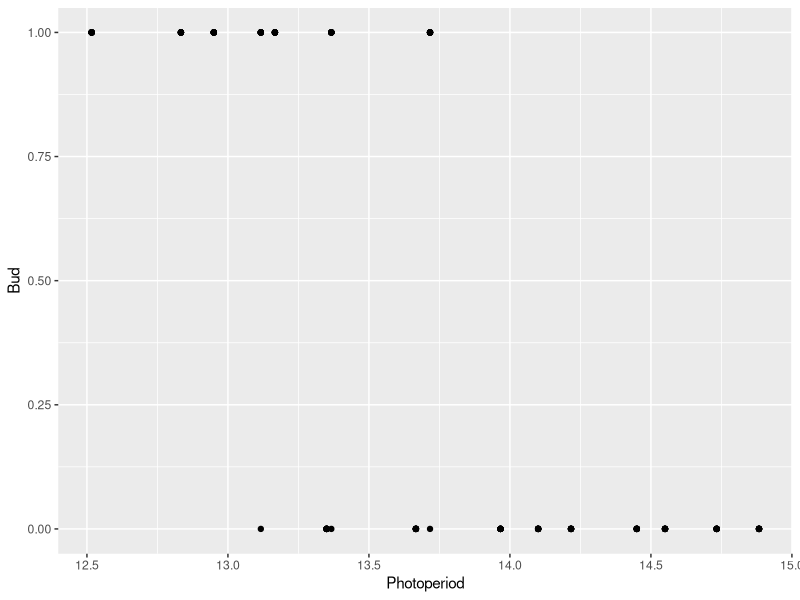
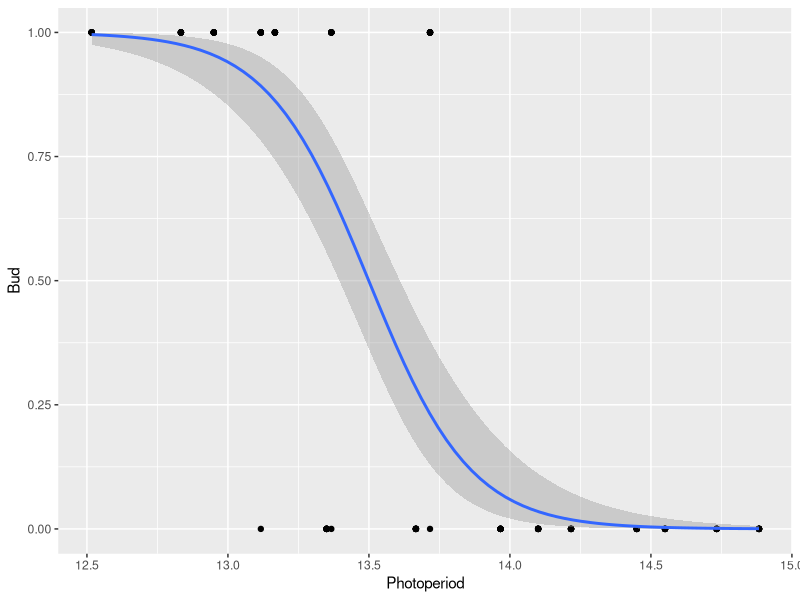
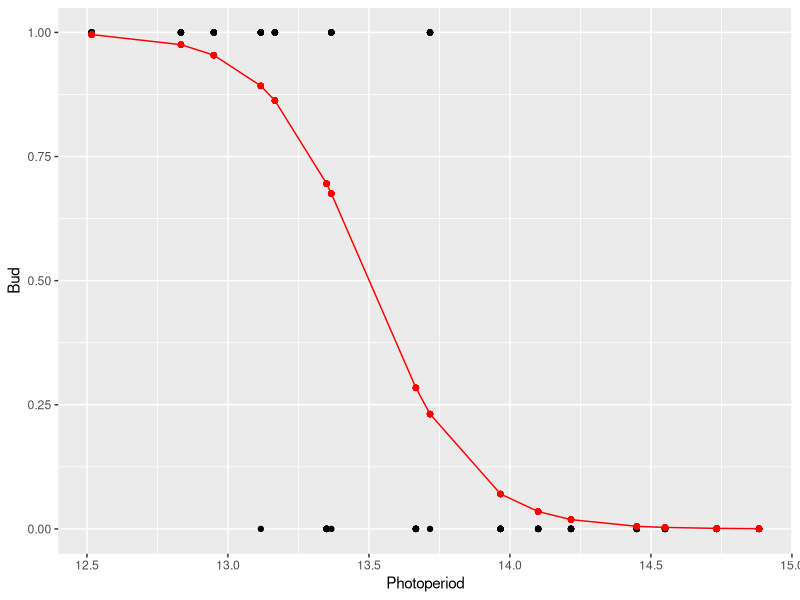
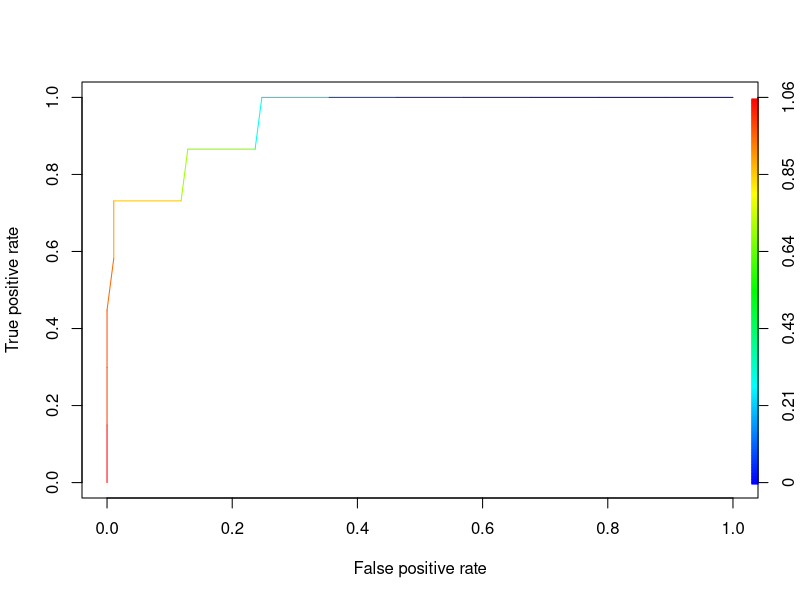
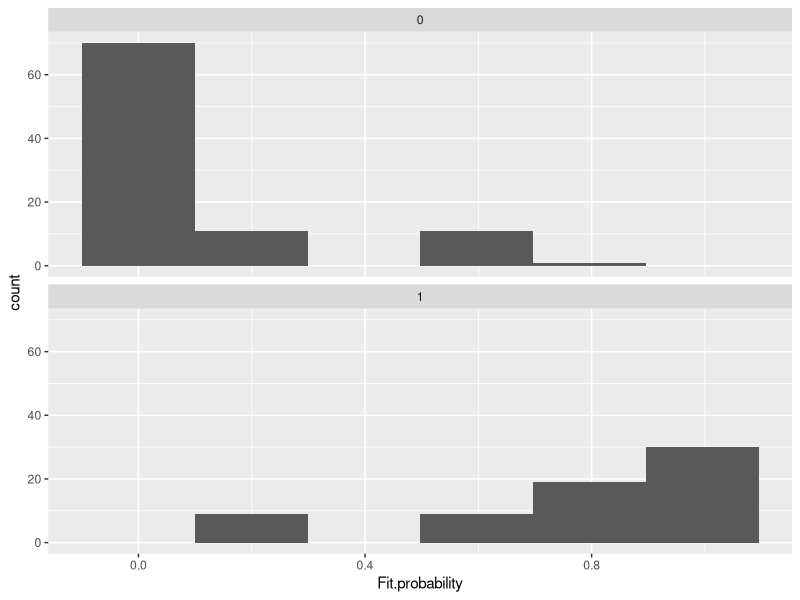

Write R code to recreate these figures, in order.
library(tidyverse)
library(ROCR)

# read CSV:
( violets <- read_csv("datasets/violets.csv", col_types=cols()) %>% 
    select(Year:Day,Photoperiod:`Bud counts`))

( chasm <- violets %>% 
    filter(`Bud type`=="Chasmogamous") %>% 
    mutate(Bud = as.numeric((`Bud counts` > 0)) ) %>% 
    select(Photoperiod,Bud) )
( g <- ggplot(chasm, aes(Photoperiod, Bud)) + geom_point() )
# #ggsave("../images/chasm.png", device="png")

chasm %>% summarize(Total=n(), With.buds = sum(Bud), Percentage = mean(Bud))

( pi.hat <- mean( chasm$Bud ) )
( chasm <- chasm %>% mutate(Null.probability = (pi.hat^Bud)*(1-pi.hat)^(1-Bud) ) )
( null.likelihood <- prod( chasm$Null.probability ) )
( null.deviance <- -2*log( null.likelihood ) )

( null.fit <- glm(Bud ~ 1, data = chasm, family=binomial) )
# summary( null.fit )

( chasm.fit <- glm(Bud ~ Photoperiod, data = chasm, family=binomial) )
summary( chasm.fit )
link <- family(chasm.fit)$link
linkinv <- family(chasm.fit)$linkinv

new <- tibble( Photoperiod = c(13,13.5,14))
responses <- predict( chasm.fit, new, type="response" )
links <- predict( chasm.fit, new, type="link", se.fit=TRUE )
(predictions <- tibble( Photoperiod = new$Photoperiod ) %>%
    mutate( Response = responses ) %>% 
    mutate( Link = links$fit ) %>% 
    mutate( Link.SE = links$se.fit ))
( predictions <- predictions %>% 
    mutate( Link.lwr = Link - 1.96*Link.SE ) %>% 
    mutate( Link.upr = Link + 1.96*Link.SE ) )
( predictions <- predictions %>% 
    mutate( Response.lwr = linkinv(Link.lwr) ) %>% 
    mutate( Response.upr = linkinv(Link.upr) ) ) 
ggplot(chasm,aes(Photoperiod,Bud))+geom_point()+geom_smooth(method="glm",method.args = list(family = "binomial"))
#ggsave("../images/chasm_fit_ci.png",device="png")

vcov(chasm.fit)

( chasm <- chasm %>% mutate(Fit.probability = chasm.fit$fitted.values) )
g + geom_point(data=chasm,aes(Photoperiod,Fit.probability),color="red") + 
  geom_line(data=chasm,aes(Photoperiod,Fit.probability),color="red")
# #ggsave("../images/chasm_fit.png",device="png")

( chasm <- chasm %>% mutate(Classifier = as.numeric(Photoperiod < 13.5 ) ) )
classifier.table <- table( chasm$Bud, chasm$Classifier )
colnames(classifier.table)=c("Bud not predicted","Bud predicted")
rownames(classifier.table)=c("Bud not observed","Bud observed")
classifier.table
mean( chasm$Bud != chasm$Classifier)
mean( chasm$Bud == chasm$Classifier)

chasm <- chasm %>% mutate(Classifier = as.numeric(Fit.probability > .90 ) )
classifier.table <- table( chasm$Bud, chasm$Classifier ) 
colnames(classifier.table)=c("Bud not predicted","Bud predicted")
rownames(classifier.table)=c("Bud not observed","Bud observed")
classifier.table
mean( chasm$Bud != chasm$Classifier)

chasm <- chasm %>% mutate(Classifier = as.numeric(Fit.probability > .05 ) )
classifier.table <- table( chasm$Bud, chasm$Classifier )
colnames(classifier.table)=c("Bud not predicted","Bud predicted")
rownames(classifier.table)=c("Bud not observed","Bud observed")
classifier.table
mean( chasm$Bud != chasm$Classifier)

pred <- prediction(chasm$Fit.probability, chasm$Bud)
perf <- performance(pred,"tpr","fpr")
plot(perf, colorize=TRUE )
auc <- performance( pred, "auc")
auc@y.values[[1]]

( counts <- chasm %>% group_by(Photoperiod) %>% summarize(N = n(), Observed = sum(Bud), Expected = mean(Fit.probability)*n(), .groups="drop"  ) )
# round( as.data.frame(counts), 3 )

chasm <- chasm %>% 
  mutate( Likelihood = (Fit.probability^Bud)*(1-Fit.probability)^(1-Bud))
( max.likelihood <- prod( chasm$Likelihood ) )
max.likelihood / null.likelihood
log( max.likelihood )
( residual.deviance <- -2*log(max.likelihood) ) 

( G2 <- -2*log(null.likelihood / max.likelihood) )
2*log(max.likelihood / null.likelihood) 
chasm.fit$null.deviance - chasm.fit$deviance
pchisq(G2, df=1, lower.tail=FALSE)

( R2.M <- 1 - (chasm.fit$deviance / chasm.fit$null.deviance) )

chasm <- chasm %>% 
  mutate( Null.residual = Bud - pi.hat ) %>% 
  mutate( Residual = Bud - Fit.probability ) %>% 
  mutate( Difference = Fit.probability - pi.hat )
( R2.S <- sum( (chasm$Difference)^2 ) / sum( (chasm$Null.residual)^2 ) )
1 - ( sum( chasm$Residual^2 ) / sum(chasm$Null.residual^2) )

ggplot(chasm,aes(Fit.probability)) + geom_histogram(bins=6) + facet_wrap(~Bud, ncol=1)
# #ggsave("../images/chasm_rd_hist.png", device="png")
chasm %>% 
  group_by(Bud) %>% 
  summarize(N=n(), Fit.average = mean(Fit.probability), .groups="drop" )
( R2.D <- .807 - .139 )
